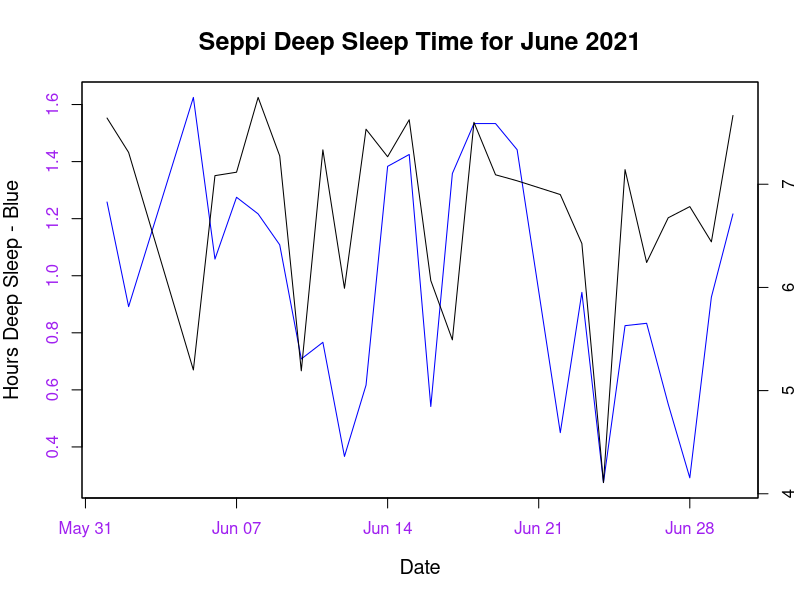

Write R code to recreate this figure. (Note: this script raises an error after producing the figure.)
getwd()
oura_data <- read.csv("oura_2021-04-16_2021-07-09_trends.csv")
month_chosen <- months(as.Date(oura_data$date))=="June"
plot_data <- oura_data[month_chosen,]
    
plot(as.Date(plot_data$date), 
     plot_data$Deep.Sleep.Time / 60 / 60,
    type="l",
    main = "Seppi Deep Sleep Time for June 2021",
    cex.main = 1.5,
    xlab = "Date",
    ylab = "Hours Deep Sleep - Blue",
    col = "blue",
    col.axis = "purple",
    cex.lab = 1.2)
par(new=TRUE)
plot(as.Date(plot_data$date), 
     plot_data$Total.Sleep.Time / 60 / 60,
     type = "l",
     col = "black",
     xlab = "",
     ylab = "",
     xaxt="n",
     yaxt="n")
axis(4)
mtext("Hours Total Sleep - Black", side = 4, line = 2)
     
ggplot(plot_data, aes(date, Deep.Sleep.Time))

?plot
?ggplot
?aes
colours()
